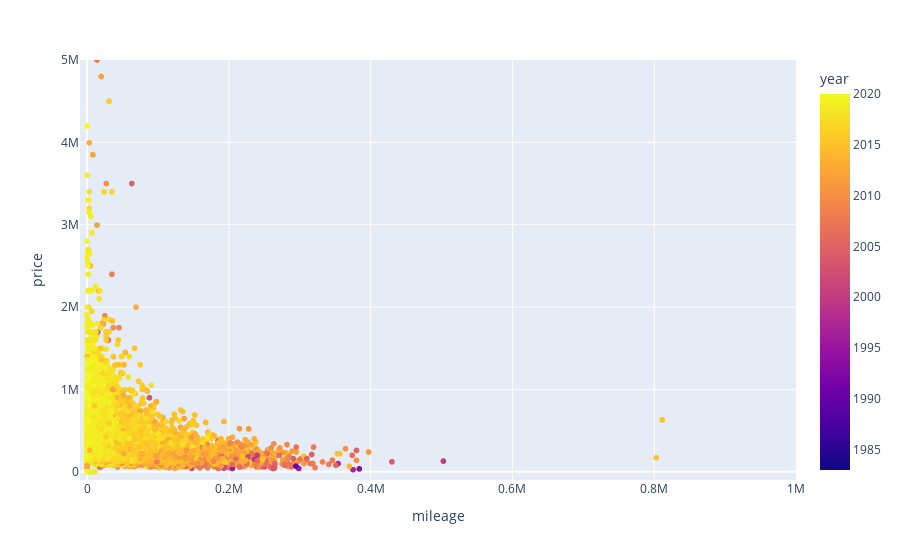

The code cell stored with this chart in its notebook:
### Code cell
px.scatter(car_df , x = 'mileage' , y = 'price' , color = 'year',range_x=[-1e4,1e6],range_y = [-1e5,5e6])

### Figure 1 — Plotly figure (JSON) as saved in the notebook; plotly's stock layout.template omitted (floating-point values rounded to 4 significant figures; data arrays with more than 128 entries replaced by an {"elided": "..."} marker saying what was removed)
{"data": [{"hoverlabel": {"namelength": 0}, "hovertemplate": "mileage=%{x}<br>price=%{y}<br>year=%{marker.color}", "legendgroup": "", "marker": {"color": {"elided": "18735 int values"}, "coloraxis": "coloraxis", "symbol": "circle"}, "mode": "markers", "name": "", "showlegend": false, "type": "scattergl", "x": {"elided": "18735 int values"}, "xaxis": "x", "y": {"elided": "18735 int values"}, "yaxis": "y"}], "layout": {"coloraxis": {"colorbar": {"title": {"text": "year"}}, "colorscale": [[0, "#0d0887"], [0.1111, "#46039f"], [0.2222, "#7201a8"], [0.3333, "#9c179e"], [0.4444, "#bd3786"], [0.5556, "#d8576b"], [0.6667, "#ed7953"], [0.7778, "#fb9f3a"], [0.8889, "#fdca26"], [1, "#f0f921"]]}, "legend": {"tracegroupgap": 0}, "margin": {"t": 60}, "xaxis": {"anchor": "y", "domain": [0, 1], "range": [-10000, 1000000], "title": {"text": "mileage"}}, "yaxis": {"anchor": "x", "domain": [0, 1], "range": [-100000, 5000000], "title": {"text": "price"}}}}
